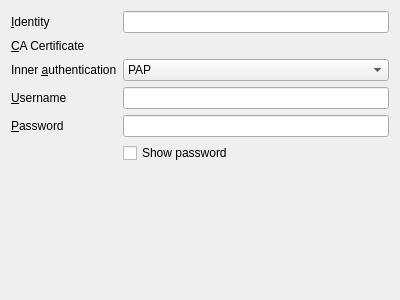
<ui version="4.0" >
 <class>Ttls</class>
 <widget class="QWidget" name="Ttls" >
  <property name="geometry" >
   <rect>
    <x>0</x>
    <y>0</y>
    <width>400</width>
    <height>300</height>
   </rect>
  </property>
  <property name="windowTitle" >
   <string>Form</string>
  </property>
  <layout class="QVBoxLayout" name="verticalLayout" >
   <item>
    <layout class="QGridLayout" name="gridLayout" >
     <item row="0" column="0" >
      <widget class="QLabel" name="label" >
       <property name="text" >
        <string>&amp;Identity</string>
       </property>
       <property name="buddy" >
        <cstring>kcfg_identity</cstring>
       </property>
      </widget>
     </item>
     <item row="0" column="1" >
      <widget class="KLineEdit" name="kcfg_identity" />
     </item>
     <item row="1" column="0" >
      <widget class="QLabel" name="label_3" >
       <property name="text" >
        <string>&amp;CA Certificate</string>
       </property>
       <property name="buddy" >
        <cstring>kcfg_cacert</cstring>
       </property>
      </widget>
     </item>
     <item row="1" column="1" >
      <widget class="KUrlRequester" name="kcfg_cacert" />
     </item>
     <item row="2" column="0" >
      <widget class="QLabel" name="label_2" >
       <property name="text" >
        <string>Inner &amp;authentication</string>
       </property>
       <property name="buddy" >
        <cstring>kcombobox</cstring>
       </property>
      </widget>
     </item>
     <item row="2" column="1" >
      <widget class="KComboBox" name="kcombobox" >
       <item>
        <property name="text" >
         <string>PAP</string>
        </property>
       </item>
       <item>
        <property name="text" >
         <string>MSCHAP</string>
        </property>
       </item>
       <item>
        <property name="text" >
         <string>MSCHAPv2</string>
        </property>
       </item>
       <item>
        <property name="text" >
         <string>CHAP</string>
        </property>
       </item>
      </widget>
     </item>
     <item row="3" column="0" >
      <widget class="QLabel" name="label_4" >
       <property name="text" >
        <string>&amp;Username</string>
       </property>
       <property name="buddy" >
        <cstring>klineedit</cstring>
       </property>
      </widget>
     </item>
     <item row="3" column="1" >
      <widget class="KLineEdit" name="klineedit" />
     </item>
     <item row="4" column="0" >
      <widget class="QLabel" name="label_5" >
       <property name="text" >
        <string>&amp;Password</string>
       </property>
       <property name="buddy" >
        <cstring>klineedit_2</cstring>
       </property>
      </widget>
     </item>
     <item row="4" column="1" >
      <widget class="KLineEdit" name="klineedit_2" />
     </item>
     <item row="5" column="1" >
      <widget class="QCheckBox" name="checkBox" >
       <property name="text" >
        <string>Show password</string>
       </property>
      </widget>
     </item>
    </layout>
   </item>
   <item>
    <spacer name="verticalSpacer" >
     <property name="orientation" >
      <enum>Qt::Vertical</enum>
     </property>
     <property name="sizeHint" stdset="0" >
      <size>
       <width>20</width>
       <height>82</height>
      </size>
     </property>
    </spacer>
   </item>
  </layout>
 </widget>
 <customwidgets>
  <customwidget>
   <class>KComboBox</class>
   <extends>QComboBox</extends>
   <header>kcombobox.h</header>
  </customwidget>
  <customwidget>
   <class>KLineEdit</class>
   <extends>QLineEdit</extends>
   <header>klineedit.h</header>
  </customwidget>
  <customwidget>
   <class>KUrlRequester</class>
   <extends>QFrame</extends>
   <header>kurlrequester.h</header>
  </customwidget>
 </customwidgets>
 <resources/>
 <connections/>
</ui>
